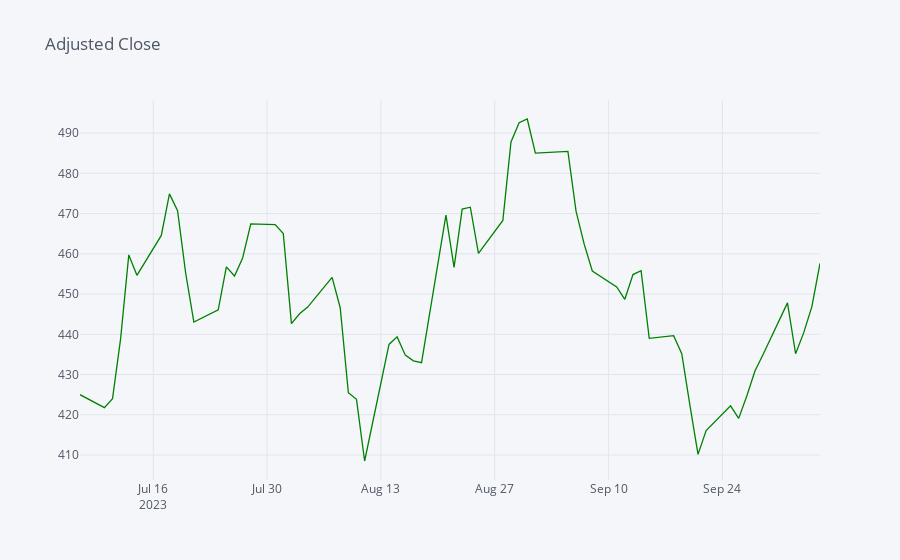

Notebook code for this chart:
### Code cell
# Create and display an interactive line plot of NVDA's Adjusted Close Prices
stock_data['Adj Close'].iplot(title='Adjusted Close', colors=['green'])

### Figure 1 — Plotly figure (JSON) as saved in the notebook; plotly's stock layout.template omitted (floating-point values rounded to 4 significant figures)
{"data": [{"line": {"color": "rgba(0, 128, 0, 1.0)", "dash": "solid", "shape": "linear", "width": 1.3}, "mode": "lines", "name": "Adj Close", "text": "", "type": "scatter", "x": ["2023-07-07", "2023-07-10", "2023-07-11", "2023-07-12", "2023-07-13", "2023-07-14", "2023-07-17", "2023-07-18", "2023-07-19", "2023-07-20", "2023-07-21", "2023-07-24", "2023-07-25", "2023-07-26", "2023-07-27", "2023-07-28", "2023-07-31", "2023-08-01", "2023-08-02", "2023-08-03", "2023-08-04", "2023-08-07", "2023-08-08", "2023-08-09", "2023-08-10", "2023-08-11", "2023-08-14", "2023-08-15", "2023-08-16", "2023-08-17", "2023-08-18", "2023-08-21", "2023-08-22", "2023-08-23", "2023-08-24", "2023-08-25", "2023-08-28", "2023-08-29", "2023-08-30", "2023-08-31", "2023-09-01", "2023-09-05", "2023-09-06", "2023-09-07", "2023-09-08", "2023-09-11", "2023-09-12", "2023-09-13", "2023-09-14", "2023-09-15", "2023-09-18", "2023-09-19", "2023-09-20", "2023-09-21", "2023-09-22", "2023-09-25", "2023-09-26", "2023-09-27", "2023-09-28", "2023-09-29", "2023-10-02", "2023-10-03", "2023-10-04", "2023-10-05", "2023-10-06"], "y": [425.0, 421.8, 424.0, 439.0, 459.7, 454.7, 464.6, 474.9, 470.7, 455.2, 443.1, 446.1, 456.8, 454.5, 459.0, 467.5, 467.3, 465.0, 442.7, 445.1, 446.8, 454.1, 446.6, 425.5, 423.8, 408.5, 437.5, 439.4, 434.8, 433.4, 433.0, 469.6, 456.6, 471.1, 471.6, 460.1, 468.3, 487.8, 492.6, 493.5, 485.1, 485.4, 470.6, 462.4, 455.7, 451.8, 448.7, 454.9, 455.8, 439, 439.7, 435.2, 422.4, 410.2, 416.1, 422.2, 419.1, 424.7, 430.9, 435.0, 447.8, 435.2, 440.4, 446.9, 457.6]}], "layout": {"autosize": true, "legend": {"bgcolor": "#F5F6F9", "font": {"color": "#4D5663"}}, "paper_bgcolor": "#F5F6F9", "plot_bgcolor": "#F5F6F9", "title": {"font": {"color": "#4D5663"}, "text": "Adjusted Close"}, "xaxis": {"autorange": true, "gridcolor": "#E1E5ED", "range": ["2023-07-07", "2023-10-06"], "showgrid": true, "tickfont": {"color": "#4D5663"}, "title": {"font": {"color": "#4D5663"}, "text": ""}, "type": "date", "zerolinecolor": "#E1E5ED"}, "yaxis": {"autorange": true, "gridcolor": "#E1E5ED", "range": [403.8, 498.2], "showgrid": true, "tickfont": {"color": "#4D5663"}, "title": {"font": {"color": "#4D5663"}, "text": ""}, "type": "linear", "zerolinecolor": "#E1E5ED"}}}
